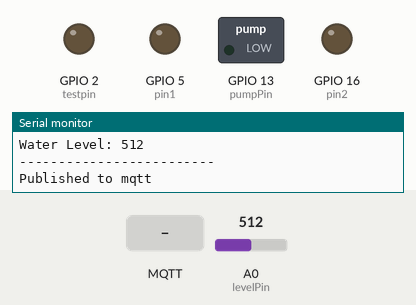
The sketch below on a simulated ESP8266 (NodeMCU). Shown: switched loads named in the sketch (green lamp = pin HIGH), output pins drawn as LEDs (lit = HIGH), the last lines printed to the serial monitor. Inputs (shaded band) come from the test bench; at power-on: A0 (levelPin) = 512. WiFi joins after 1.5 s; servers stay silent unless stated; no MQTT or app messages arrive unless stated.

Above: at 5.0 s.
5.1 s: MQTT message "on" arrives on the first subscribed topic
At 7.0 s:
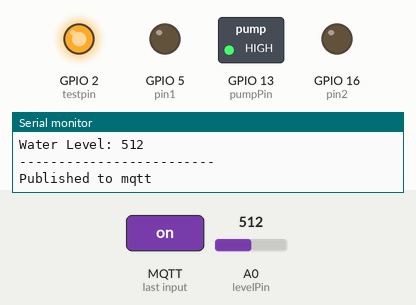
7.3 s: MQTT message "off" arrives on the first subscribed topic
At 8.2 s:
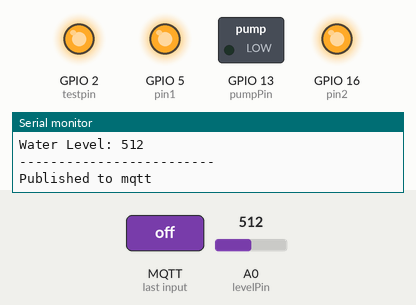
9.4 s: MQTT message "left" arrives on the first subscribed topic
At 10.6 s:
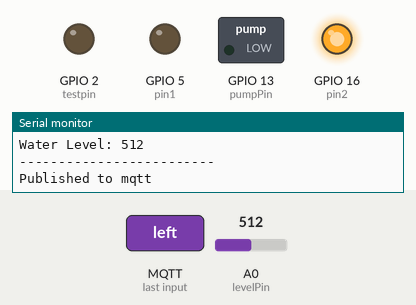
11.4 s: MQTT message "right" arrives on the first subscribed topic
At 13.0 s:
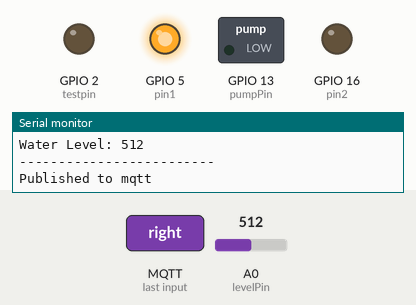
13.4 s: MQTT message "on" arrives on the first subscribed topic
At 15.1 s:
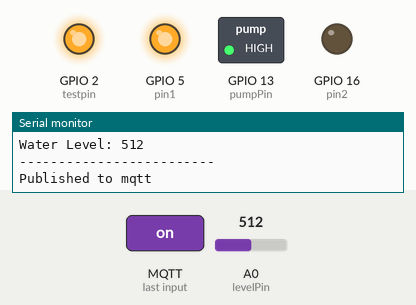
15.4 s: MQTT message "left" arrives on the first subscribed topic
At 16.5 s:
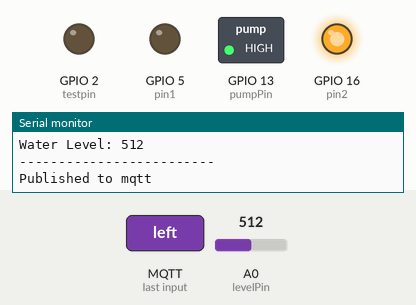
Timing chart, 0 to 18.4 s (numbered marks = the images above; inputs shaded):
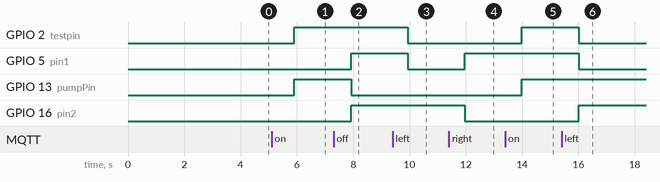

Measured:
- after the input at 5.1 s, GPIO 2 (testpin), GPIO 13 (pumpPin): LOW → HIGH after 0.80 s
- after the input at 7.3 s, GPIO 5 (pin1), GPIO 16 (pin2): LOW → HIGH after 0.62 s; GPIO 13 (pumpPin): HIGH → LOW after 0.62 s
- after the input at 9.4 s, GPIO 2 (testpin), GPIO 5 (pin1): HIGH → LOW after 0.54 s
- after the input at 11.4 s, GPIO 5 (pin1): LOW → HIGH after 0.57 s; GPIO 16 (pin2): HIGH → LOW after 0.57 s
- after the input at 13.4 s, GPIO 2 (testpin), GPIO 13 (pumpPin): LOW → HIGH after 0.59 s
- after the input at 15.4 s, GPIO 2 (testpin), GPIO 5 (pin1): HIGH → LOW after 0.61 s; GPIO 16 (pin2): LOW → HIGH after 0.61 s

The sketch:

primary_level_scraper_pump.ino
```cpp
#include <ArduinoJson.h>
#include <ESP8266HTTPClient.h>
#include <WiFiClient.h>
#include <ESP8266WiFi.h>
#include <PubSubClient.h>

// PINOUTS
#define pin1 5
#define pin2 16
#define pumpPin 13
#define testpin 2
#define levelPin A0
int value;

//WIFI Information
const char* ssid = "hydro";
const char* ssid_pass = "hydrohydro";

//Broker Information
String broker ;
String username;
String password;
String port;

//Node information
String topic_pump;
String topic_level;
String topic_scraper;

//URL information
const char* global_URL = "http://192.168.1.179:8080/api/collections/global/records/r1en4aa61ndcg6y";
const char* node_URL = "http://192.168.1.179:8080/api/collections/topics/records/";

//topic information
const char* endpoints[] = {"primary_pump_01","primary_scraper","primary_level_0"};

//MQTT conn
WiFiClient espClient;
PubSubClient client(espClient);

void setup() {
  Serial.begin(115200);
  delay(1000);

  WiFi.begin(ssid, ssid_pass);
  Serial.println("Connecting to WiFi...");
  while (WiFi.status() != WL_CONNECTED) {
    delay(1000);
    Serial.println("Connecting to WiFi...");
  }
  Serial.println("Connected to WiFi!");

  pinMode(pin1, OUTPUT);
  pinMode(pin2, OUTPUT);
  pinMode(pumpPin, OUTPUT);
  pinMode(testpin, OUTPUT);
  pinMode(levelPin, INPUT);
    digitalWrite(pumpPin, LOW);
    digitalWrite(testpin, LOW);

  grabGlobalInformation();
  grabPumpInformation();
  grabLevelInformation();
  grabScraperInformation();

 Serial.print("Broker: "); Serial.println(broker);
 Serial.print("port: "); Serial.println(port);

  connectMQTT();
}

void loop() {
  delay(10);                      // wait 10 milliseconds
  value = analogRead(levelPin); // read the analog value from sensor

  Serial.print("Water Level: ");
  Serial.println(value);

  Serial.println("------------------------- ");

      char str[20];
      sprintf(str, "%d",value);

  const char* topic = topic_level.c_str();
  client.publish(topic, str);
  Serial.println("Published to mqtt");

  client.loop();

  delay(1000);
  client.loop();
}

void connectMQTT(){
  uint16_t converted_port = static_cast<uint16_t>(port.toInt());
  IPAddress ip = IPAddress();
  ip.fromString(broker);

  client.setServer(ip, converted_port);
  client.setCallback(callback);

  while (!client.connected()) {
      const char *client_id = "esp8266-client-primary-scraper-level-pump";
      Serial.println("Connecting to mqtt broker.....");
      if (client.connect(client_id)) {
          Serial.println("Connected to broker");
      }
      else {
          Serial.print("failed with state ");
          Serial.println(client.state());
          delay(2000);
      }
  }

  client.subscribe(topic_pump.c_str());
  client.subscribe(topic_scraper.c_str());
}

void callback(char *topic, byte *payload, unsigned int length) {

    Serial.print("Message arrived in topic: ");
    Serial.println(topic);
    Serial.print("Message: ");

    String message;
    for (int i = 0; i < length; i++) {
        message = message + (char) payload[i];
    }
    Serial.print(message);

//FOR PUMPS
    if (strcmp(topic,topic_pump.c_str())==0) {
      if (message == "on") {
        digitalWrite(pumpPin, HIGH);
        digitalWrite(testpin, HIGH);
      }
      if (message == "off") {
        digitalWrite(pumpPin, LOW );
        digitalWrite(testpin, LOW);
      }
    }

    if (strcmp(topic,topic_scraper.c_str())==0) {
        if (message == "left") {
          digitalWrite(pin1, LOW);
          digitalWrite(pin2, HIGH);
          digitalWrite(testpin, LOW);
        }
        if (message == "right") {
          digitalWrite(pin1, HIGH);
          digitalWrite(pin2, LOW);
          digitalWrite(testpin, LOW);
        }
        if (message =="off") {
          digitalWrite(pin1, HIGH);
          digitalWrite(pin2, HIGH);
          digitalWrite(testpin, HIGH);
        }
      }

    Serial.println();
    Serial.println("-----------------------");
}


void grabGlobalInformation(){
  HTTPClient http;
  WiFiClient client;
  http.begin(client, global_URL);
  int httpCode = http.GET();

  if (httpCode > 0) {
    String payload = http.getString();

    DynamicJsonDocument doc_broker(1024); deserializeJson(doc_broker, payload);
    DynamicJsonDocument doc_user(1024); deserializeJson(doc_user, payload);
    DynamicJsonDocument doc_pass(1024); deserializeJson(doc_pass, payload);
    DynamicJsonDocument doc_port(1024); deserializeJson(doc_port, payload);

    const char* data;
    data = doc_broker["broker"];
    broker = String(data);

    data = doc_user["username"];
    username = String(data);

    data = doc_pass["password"];
    password = String(data);

    data = doc_port["port"];
    port = String(data);

  }
  else {
      Serial.print("HTTP request failed with error code ");
      Serial.println(httpCode);
    }

  Serial.println("=======JSON DATA=========");
  Serial.print("broker: "); Serial.println(broker);
  Serial.print("username: "); Serial.println(username);
  Serial.print("password: "); Serial.println(password);
  Serial.print("port: "); Serial.println(port);
  Serial.println("=========================");
  http.end();
}

void grabPumpInformation(){
  HTTPClient http;
  WiFiClient client;
  int httpCode;

  char fullURL[87];

  strcpy(fullURL, node_URL);
  strcat(fullURL, endpoints[0]);

  http.begin(client, fullURL);
  httpCode = http.GET();

  if (httpCode > 0) {
    String payload = http.getString();

    DynamicJsonDocument doc_pump(1024);
    deserializeJson(doc_pump, payload);

    const char* data;
    data = doc_pump["topic"];
    topic_pump = String(data);

  }
  else {
      Serial.print("HTTP request failed with error code ");
      Serial.println(httpCode);
  }
  http.end();

  Serial.println("=======JSON DATA=========");
  Serial.print("Pump topic: "); Serial.println(topic_pump);
  Serial.println("=========================");

}

void grabLevelInformation(){
  HTTPClient http;
  WiFiClient client;
  int httpCode;

  char fullURL[87];

  strcpy(fullURL, node_URL);
  strcat(fullURL, endpoints[2]);

  http.begin(client, fullURL);
  httpCode = http.GET();

  if (httpCode > 0) {
    String payload = http.getString();

    DynamicJsonDocument doc_level(1024);
    deserializeJson(doc_level, payload);

    const char* data;
    data = doc_level["topic"];
    topic_level = String(data);

  }
  else {
      Serial.print("HTTP request failed with error code ");
      Serial.println(httpCode);
  }
  http.end();

  Serial.println("=======JSON DATA=========");
  Serial.print("Level topic: "); Serial.println(topic_level);
  Serial.println("=========================");
}

void grabScraperInformation(){
  HTTPClient http;
  WiFiClient client;
  int httpCode;

  char fullURL[87];

  strcpy(fullURL, node_URL);
  strcat(fullURL, endpoints[1]);

  http.begin(client, fullURL);
  httpCode = http.GET();

  if (httpCode > 0) {
    String payload = http.getString();

    DynamicJsonDocument doc_scraper(1024);
    deserializeJson(doc_scraper, payload);

    const char* data;
    data = doc_scraper["topic"];
    topic_scraper = String(data);

  }
  else {
      Serial.print("HTTP request failed with error code ");
      Serial.println(httpCode);
  }
  http.end();

  memset(fullURL, 0, sizeof(fullURL));
  strcpy(fullURL, node_URL);
  strcat(fullURL, endpoints[1]);

  Serial.println("=======JSON DATA=========");
  Serial.print("Scraper topic: "); Serial.println(topic_scraper);
  Serial.println("=========================");
  }
```
